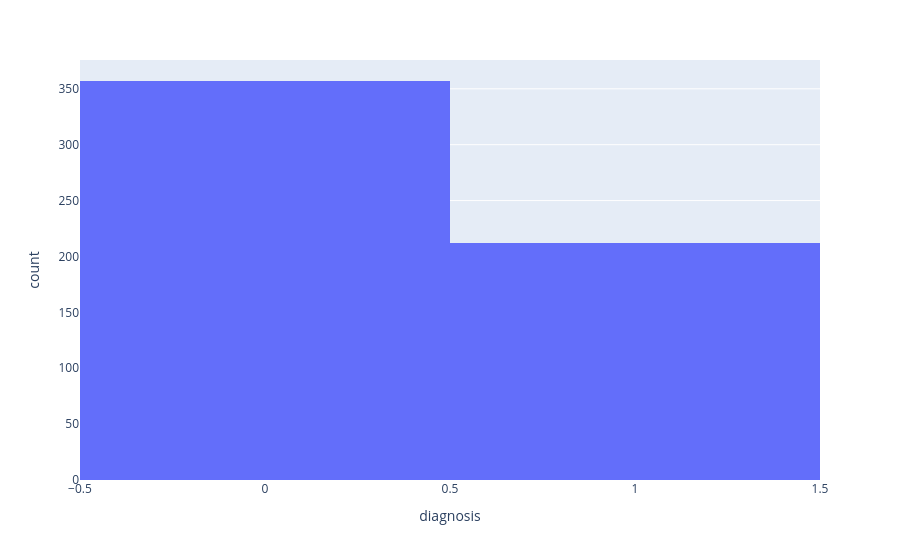

Source (notebook cell):
### Code cell
import plotly.express as px
px.histogram(data_frame = data, x='diagnosis')

### Figure 1 — Plotly figure (JSON) as saved in the notebook; plotly's stock layout.template omitted (floating-point values rounded to 4 significant figures; data arrays with more than 128 entries replaced by an {"elided": "..."} marker saying what was removed)
{"data": [{"bingroup": "x", "hovertemplate": "diagnosis=%{x}<br>count=%{y}<extra></extra>", "legendgroup": "", "marker": {"color": "#636efa", "pattern": {"shape": ""}}, "name": "", "orientation": "v", "showlegend": false, "type": "histogram", "x": {"elided": "569 int values"}, "xaxis": "x", "yaxis": "y"}], "layout": {"barmode": "relative", "legend": {"tracegroupgap": 0}, "margin": {"t": 60}, "xaxis": {"anchor": "y", "domain": [0, 1], "title": {"text": "diagnosis"}}, "yaxis": {"anchor": "x", "domain": [0, 1], "title": {"text": "count"}}}}
